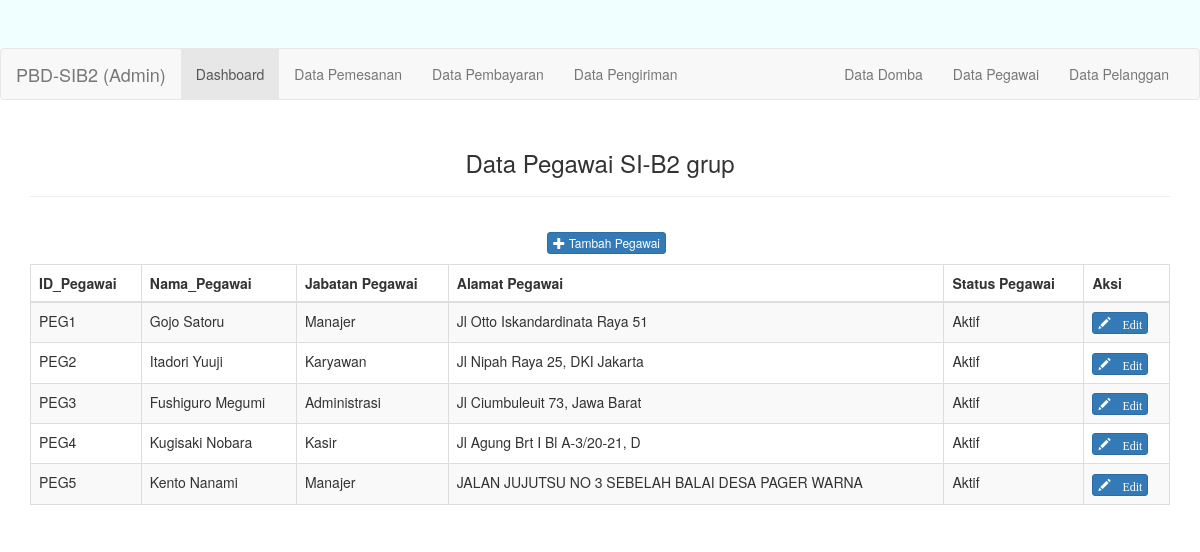
/pegawai.php, run on an earlier commit of the app's database.
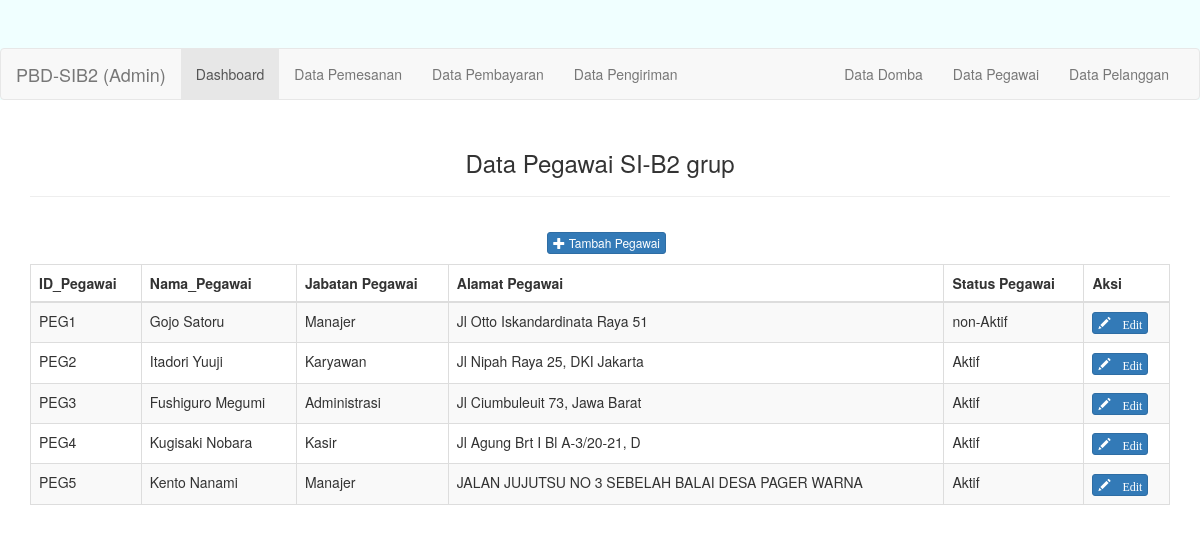
And on a later commit of the database.
### tables this page shows
CREATE TABLE `pegawai` (
  `ID_PEGAWAI` char(5) NOT NULL,
  `NAMA_PEGAWAI` varchar(30) NOT NULL,
  `ALAMAT_PEGAWAI` varchar(50) NOT NULL,
  `KODEPOS_PEGAWAI` char(5) NOT NULL,
  `USERNAMEPEG` varchar(15) NOT NULL,
  `PASSWORDPEG` varchar(18) NOT NULL,
  `STATUS_PEGAWAI` char(1) NOT NULL
);

### pegawai.php (the view, shortened to what this page needs)
<?php
require_once 'config/database.php';
$query = "SELECT A.ID_PEGAWAI,A.NAMA_PEGAWAI,
C.NAMA_JABATAN,A.ALAMAT_PEGAWAI,A.STATUS_PEGAWAI
 FROM pegawai A
 INNER JOIN menjabat B
 ON A.ID_PEGAWAI=B.ID_PEGAWAI
 INNER JOIN jabatan C
 ON B.ID_JABATAN=C.ID_JABATAN
 group by ID_PEGAWAI
 ";
$sql = mysqli_query($db, $query);
?>
<!DOCTYPE html>
<html>
	<head>
		<link rel="stylesheet" type="text/css" href="asset/css/bootstrap.min.css">
	</head>
	<body>
	<div class="jumbotron text-center" style="background:azure; height: 100px;">
	<nav class="navbar navbar-default">
  <div class="container-fluid">
    <div class="navbar-header">
      <a class="navbar-brand" href="#">PBD-SIB2 (Admin)</a>
    </div>
    <div class="collapse navbar-collapse" id="bs-example-navbar-collapse-1">
      <ul class="nav navbar-nav">
        <li class="active"><a href="./">Dashboard<span class="sr-only">(current)</span></a></li>
		<li><a href="./pemesanan.php">Data Pemesanan</a></li>
		<li><a href="./pembayaran.php">Data Pembayaran</a></li>
        <li><a href="./pengiriman.php">Data Pengiriman</a></li>
      </ul>
      <ul class="nav navbar-nav navbar-right">
	  <li><a href="./domba.php">Data Domba</a></li>
	  <li><a href="./pegawai.php">Data Pegawai</a></li>
	  <li><a href="./pelanggan.php">Data Pelanggan</a></li>
      </ul>
    </div>
  </div>
</nav>
	</div>
		<div class="container">
			<div class="row">
				<div class="col-xs-12 col-sm-12 col-md-12">
					<div class="text-center">
						<h3>Data Pegawai SI-B2 grup</h3><hr>
						<p style="padding:10pt 0pt 0pt 10pt;">
							<a href="pages/tambah_pegawai.php" class="btn btn-xs btn-primary"><span class="glyphicon glyphicon-plus"></span> Tambah Pegawai </a>
						</p>
					</div>
					<div class="table-responsive">
						<table class="table table-striped table-bordered">
							<thead>
								<tr>
									<th>ID_Pegawai</th>
									<th>Nama_Pegawai</th>
									<th>Jabatan Pegawai</th>
									<th>Alamat Pegawai</th>
									<th>Status Pegawai</th>
									<th>Aksi</th>
								</tr>
							</thead>
							<tbody>
							<?php foreach ($sql as $member) : ?>
								<tr>
									<td><?php echo $member['ID_PEGAWAI']; ?></td>
									<td><?php echo $member['NAMA_PEGAWAI']; ?></td>
									<td><?php echo $member['NAMA_JABATAN']; ?></td>
									<td><?php echo $member['ALAMAT_PEGAWAI']; ?></td>
									<td><?php $member['STATUS_PEGAWAI'];
									if($member['STATUS_PEGAWAI']==1){
										echo "Aktif";
									}
									else {
										echo "non-Aktif";
									}
									?></td>
									<td>
										<a href="pages/edit_pegawai.php?id=<?php echo $member['ID_PEGAWAI']; ?>
										" class="btn btn-xs btn-primary"><span class="glyphicon glyphicon-pencil"> Edit </span></a>
									</td>
								</tr>
							<?php endforeach; ?>
							</tbody>
						</table>
					</div>
				</div>
			</div>
		</div>
	</body>
</html>

What changed in the data, as far as the page shows it:
changed pegawai "PEG1": STATUS_PEGAWAI "Aktif" → "non-Aktif"
